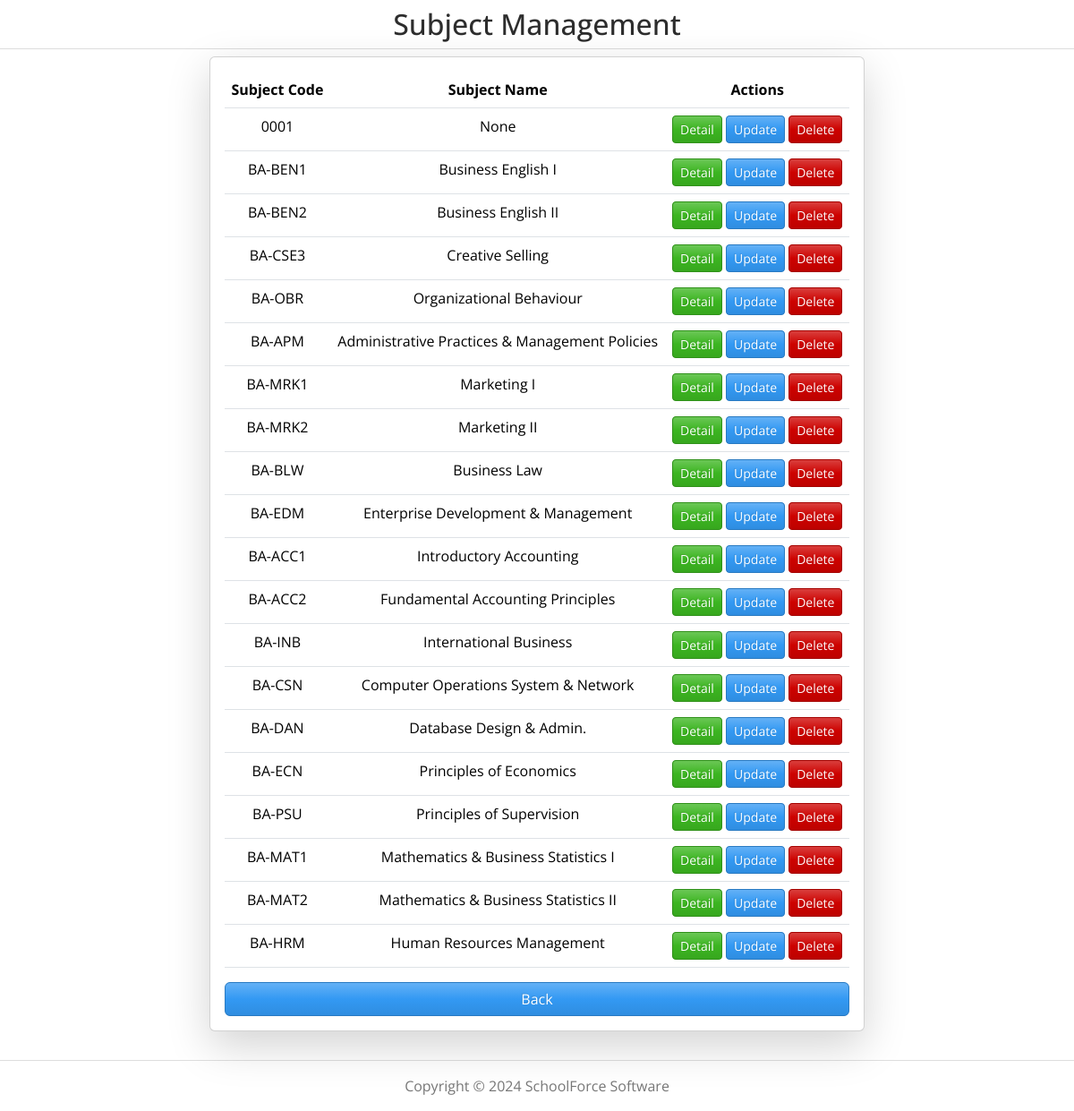
Page /subject_list/ (signed in) on the committed database.
### cmsmain/models.py (models this page shows, shortened)
class Subject(models.Model):
    code = models.CharField(max_length=20, unique=True)
    name = models.CharField(max_length=100)

### cmsmain/views.py (the view)
# urls.py: path('subject_list/', views.SubjectListView.as_view(), name='subject_list'),
@method_decorator(login_required, name='dispatch')
class SubjectListView(ListView):
    model = Subject
    template_name = 'app_subject/subject_list.html'

### cmsmain/templates/app_subject/subject_list.html
{% extends 'cmsmain/base.html' %}
{% load static %}
{% block content %}
<h2 class="text-center mt-2">Subject Management</h2>
<hr class="mt-0 mb-2">
<div class="d-flex justify-content-center">
<div class="row">
    <div class="col col-md">
        <div class="card card-body shadow-lg bg-body rounded">
            <table class="table">
                <tr>
                    <th> Subject Code</th>
                    <th> Subject Name</th>
                    <th> Actions</th>
                </tr>
                {% for subject in subject_list %}
                    <tr>
                        <td> {{subject.code}} </td>
                        <td> {{subject.name}} </td>
                        <td>
                            <a class="btn btn-success btn-sm" href="{% url 'subject_detail' subject.id %}">Detail</a>
                            <a class="btn btn-info btn-sm" href="{% url 'subject_update' subject.id %}">Update</a>
                            <a class="btn btn-danger btn-sm" href="{% url 'subject_delete' subject.id %}">Delete</a>
                        </td>
                    </tr>
                {% endfor %}
            </table>
            <a class="btn btn-info" href="{% url 'custom_page' %}">Back</a>
        </div>
    </div>
</div>
{% endblock %}

### cmsmain/templates/cmsmain/base.html (style rules this page uses)
.wrapper { min-height: 100vh; display: flex; flex-direction: column; }
table tr th { font-size: 16px; font-weight: bold; }

### rows in the picture
Subject: code "0001", name "None"
Subject: code "BA-BEN1", name "Business English I"
Subject: code "BA-BEN2", name "Business English II"
Subject: code "BA-CSE3", name "Creative Selling"
Subject: code "BA-OBR", name "Organizational Behaviour"
Subject: code "BA-APM", name "Administrative Practices & Management Policies"
Subject: code "BA-MRK1", name "Marketing I"
Subject: code "BA-MRK2", name "Marketing II"
Subject: code "BA-BLW", name "Business Law"
Subject: code "BA-EDM", name "Enterprise Development & Management"
Subject: code "BA-ACC1", name "Introductory Accounting"
Subject: code "BA-ACC2", name "Fundamental Accounting Principles"
Subject: code "BA-INB", name "International Business"
Subject: code "BA-CSN", name "Computer Operations System & Network"
Subject: code "BA-DAN", name "Database Design & Admin."
Subject: code "BA-ECN", name "Principles of Economics"
Subject: code "BA-PSU", name "Principles of Supervision"
Subject: code "BA-MAT1", name "Mathematics & Business Statistics I"
Subject: code "BA-MAT2", name "Mathematics & Business Statistics II"
Subject: code "BA-HRM", name "Human Resources Management"
